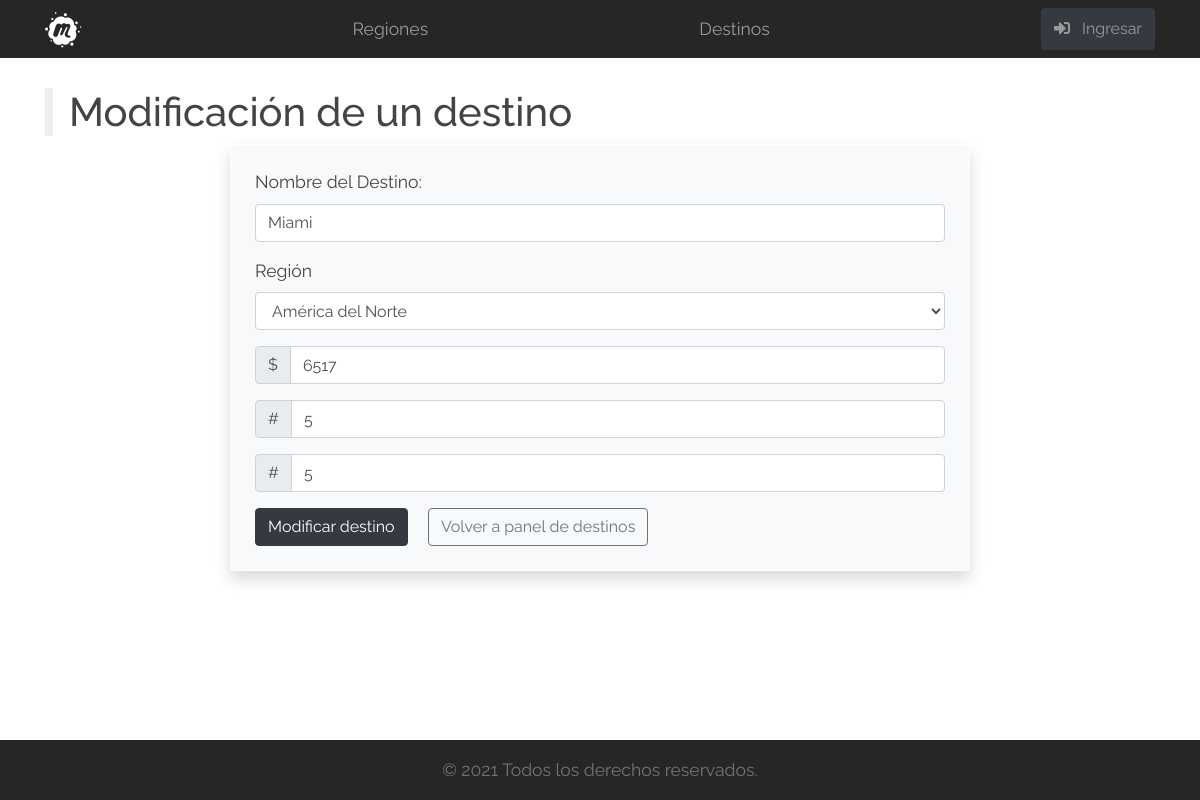
/formModificarDestino.php?destID=3, run on the app's committed database.
### tables this page shows
CREATE TABLE IF NOT EXISTS `destinos` (
  `destID` tinyint(3) unsigned NOT NULL,
  `destNombre` varchar(45) NOT NULL COMMENT 'Nombre de los destinos turísticos',
  `regID` tinyint(2) unsigned NOT NULL COMMENT 'Relación a la tabla regiones',
  `destPrecio` int(7) unsigned NOT NULL,
  `destAsientos` tinyint(2) unsigned NOT NULL COMMENT 'Cantidad TOTAL de Asientos',
  `destDisponibles` tinyint(2) unsigned NOT NULL COMMENT 'Cantidad DISPONIBLE\\n de Asientos',
  `destActivo` tinyint(1) NOT NULL DEFAULT '1'
);

CREATE TABLE IF NOT EXISTS `regiones` (
  `regID` tinyint(2) unsigned NOT NULL,
  `regNombre` varchar(45) NOT NULL
);

### clases/Destino.php (called while the page is built, shortened)
<?php
    class Destino
    {
        private $destNombre;
        private $regID;
        private $destPrecio;
        private $destAsientos;
        private $destDisponibles;
        public function verDestinoPorID()
        {
            $destID = $_GET['destID'];
            $link = Conexion::conectar();
            $sql = "SELECT
                        destID, destNombre,
                        d.regID, regNombre,
                        destPrecio, destAsientos, destDisponibles
                     FROM destinos d, regiones r
                     WHERE d.regID = r.regID
                       AND destID = :destID";
            $stmt = $link->prepare($sql);
            $stmt->bindParam(':destID', $destID, PDO::PARAM_INT);
            $stmt->execute();
            return $this;
        }
        public function getDestNombre()
        {
            return $this->destNombre;
        }
        public function setDestNombre($destNombre)
        {
            $this->destNombre = $destNombre;
        }
        public function getRegID()
        {
            return $this->regID;
        }
        public function setRegID($regID)
        {
            $this->regID = $regID;
        }
        public function getDestPrecio()
        {
            return $this->destPrecio;
        }
        public function setDestPrecio($destPrecio)
        {
            $this->destPrecio = $destPrecio;
        }
        public function getDestAsientos()
        {
            return $this->destAsientos;
        }
        public function setDestAsientos($destAsientos)
        {
            $this->destAsientos = $destAsientos;
        }
        public function getDestDisponibles()
        {
            return $this->destDisponibles;
        }
        public function setDestDisponibles($destDisponibles)
        {
            $this->destDisponibles = $destDisponibles;
        }
    }

### clases/Region.php (called while the page is built, shortened)
<?php
    class Region
    {
        public function listarRegiones()
        {
            $link = Conexion::conectar();
            $sql = "SELECT regID, regNombre
                        FROM regiones";
            $stmt = $link->prepare($sql);
            $stmt->execute();
            $regiones = $stmt->fetchAll();
            return $regiones;
        }
    }

### formModificarDestino.php (the view, shortened to what this page needs)
<?php
    require 'clases/Region.php';
    require 'clases/Destino.php';
    $Region = new Region;
    $regiones = $Region->listarRegiones();
    $Destino = new Destino;
    $Destino->verDestinoPorID();
    include 'includes/nav.php';
?>
    <main class="container">
            <h1>Modificación de un destino</h1>
            <div class="alert bg-light border border-white shadow round col-8 mx-auto p-4">
                <form action="modificarDestino.php" method="post">
                    <div class="form-group">
                    <label for="destNombre">Nombre del Destino:</label>
                    <input type="text" name="destNombre"
                           value="<?= $Destino->getDestNombre(); ?>"
                           id="destNombre" class="form-control"
                           required>
                    </div>
                    <div class="form-group">
                    <label for="regID">Región</label>
                    <select name="regID" id="regID"
                            class="form-control" required>
            <?php
                    foreach ( $regiones as $region ){
            ?>
                        <option <?= ( $Destino->getRegID() == $region['regID'] )? 'selected' : '' ?> value="<?= $region['regID'] ?>"><?= $region['regNombre'] ?></option>
            <?php
                    }
            ?>
                    </select>
                    </div>
                    <div class="form-group">
                        <div class="input-group mb-2">
                            <div class="input-group-prepend">
                                <div class="input-group-text">$</div>
                            </div>
                            <input type="number" name="destPrecio"
                                   value="<?= $Destino->getDestPrecio(); ?>"
                                   class="form-control" placeholder="Ingrese el precio" required>
                        </div>
                    </div>
                    <div class="form-group">
                        <div class="input-group mb-2">
                            <div class="input-group-prepend">
                                <div class="input-group-text">#</div>
                            </div>
                            <input type="number" name="destAsientos"
                                   value="<?= $Destino->getDestAsientos(); ?>"
                                   class="form-control" placeholder="Ingrese cantidad de Asientos Totales" required>
                        </div>
                    </div>
                    <div class="form-group">
                        <div class="input-group mb-2">
                            <div class="input-group-prepend">
                                <div class="input-group-text">#</div>
                            </div>
                            <input type="number" name="destDisponibles"
                                   value="<?= $Destino->getDestDisponibles(); ?>"
                                   class="form-control" placeholder="Ingrese cantidad de Asientos Disponibles" required>
                        </div>
                    </div>
                    <button class="btn btn-dark mr-3">Modificar destino</button>
                    <a href="adminDestinos.php" class="btn btn-outline-secondary">
                        Volver a panel de destinos
                    </a>
                </form>
            </div>
    </main>
<?php
    include 'includes/footer.php';
?>

### css/estilos.css (style rules this page uses)
html { position: relative; min-height: 100%; }
body { font-family: Raleway, sans-serif; color: #444; font-size: 1.1em; margin-bottom: 60px; }
main { margin-top: 30px; }
h1 { border-left: 8px solid #eee; padding-left: 16px; }

### data on the page
destinos: destNombre "Miami", regID "América del Norte", destPrecio "6517", destAsientos "5", destDisponibles "5"
